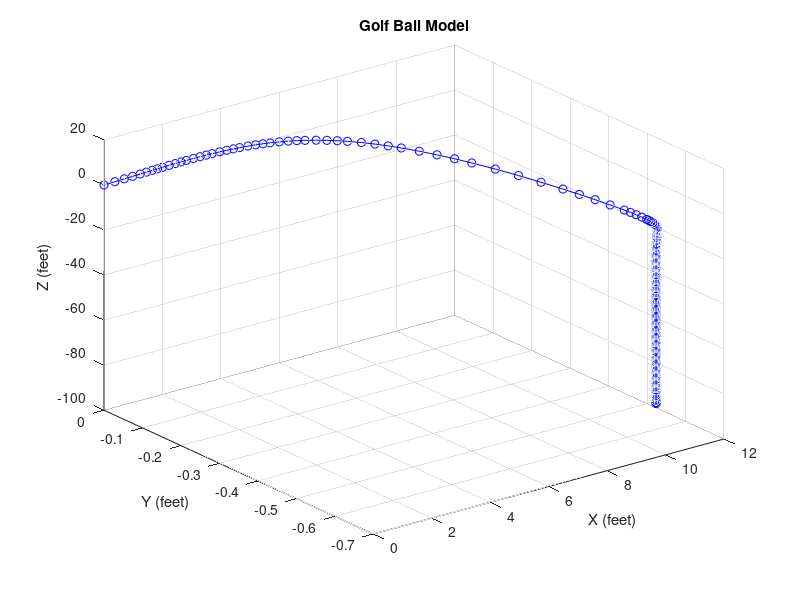

This figure's MATLAB source:
function Golfball 
    [t,x]=ode45(@flightg,[0,8.3],[0,175,0,75,0,0]); 
    plot3(x(:,1),x(:,5),x(:,3),'-ob'); 
    title('Golf Ball Model');
    xlabel('X (feet)');
    ylabel('Y (feet)');
    zlabel('Z (feet)');
    grid on 
    hold on 
end

function xprime=flightg(t,x) 
    %Parameters 
    V=20;
    C_d=.15; 
    r=.002378; 
    A=.25*pi*(1.75/12)^2; 
    m=(1.5/(16*32.2)); 
    D =((1/2)*C_d*r*A*V^2) ;
    %Square of the velocity is in the equation, therefor D =((1/2)*C_d*r*A); 
    %Magnus 
    s=.000005; 
    M=(s/m); 
    W_I=-100; 
    W_J=0; 
    W_K=110; 
    xprime=zeros(2,1); 
    %X 
    xprime(1)=x(2); 
    xprime(2)=-(D/m)*x(2)^2+M*(W_J*x(6)-W_K*x(4)); 
    %Y 
    xprime(3)=x(4); 
    xprime(4)=-32.2-(D/m)*x(4)^2+M*(W_K*x(2)-W_I*x(6));
    %Z
    xprime(5)=x(6); 
    xprime(6)=-(D/m)*x(6)^2+M*(W_I*x(4)-W_J*x(2));
end